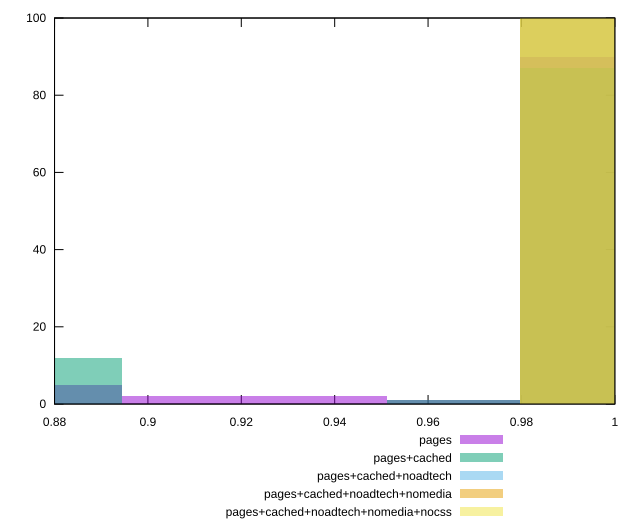

The gnuplot source for this figure:
reset

$pages <<EOF
0.9937829618813327 90
0.8802077662377519 5
0.9369953640595423 2
0.9086015651486471 2
0.9653891629704375 1
EOF

$pagesCached <<EOF
0.9937829618813327 87
0.8802077662377519 12
0.9653891629704375 1
EOF

$pagesCachedNoadtech <<EOF
0.9937829618813327 100
EOF

$pagesCachedNoadtechNomedia <<EOF
0.9937829618813327 100
EOF

$pagesCachedNoadtechNomediaNocss <<EOF
0.9937829618813327 100
EOF

set key outside below
set boxwidth 0.02839379891089522
set xrange [0.88:1]
set yrange [0:100]
set trange [0:100]
set style fill transparent solid 0.5 noborder
set terminal svg size 640, 530 enhanced background rgb 'white'
set output "report_00019_2021-02-10T18-14-37.922Z//unminified-css/comparison/histogram/all_score.svg"

plot $pages title "pages" with boxes, \
     $pagesCached title "pages+cached" with boxes, \
     $pagesCachedNoadtech title "pages+cached+noadtech" with boxes, \
     $pagesCachedNoadtechNomedia title "pages+cached+noadtech+nomedia" with boxes, \
     $pagesCachedNoadtechNomediaNocss title "pages+cached+noadtech+nomedia+nocss" with boxes

reset
